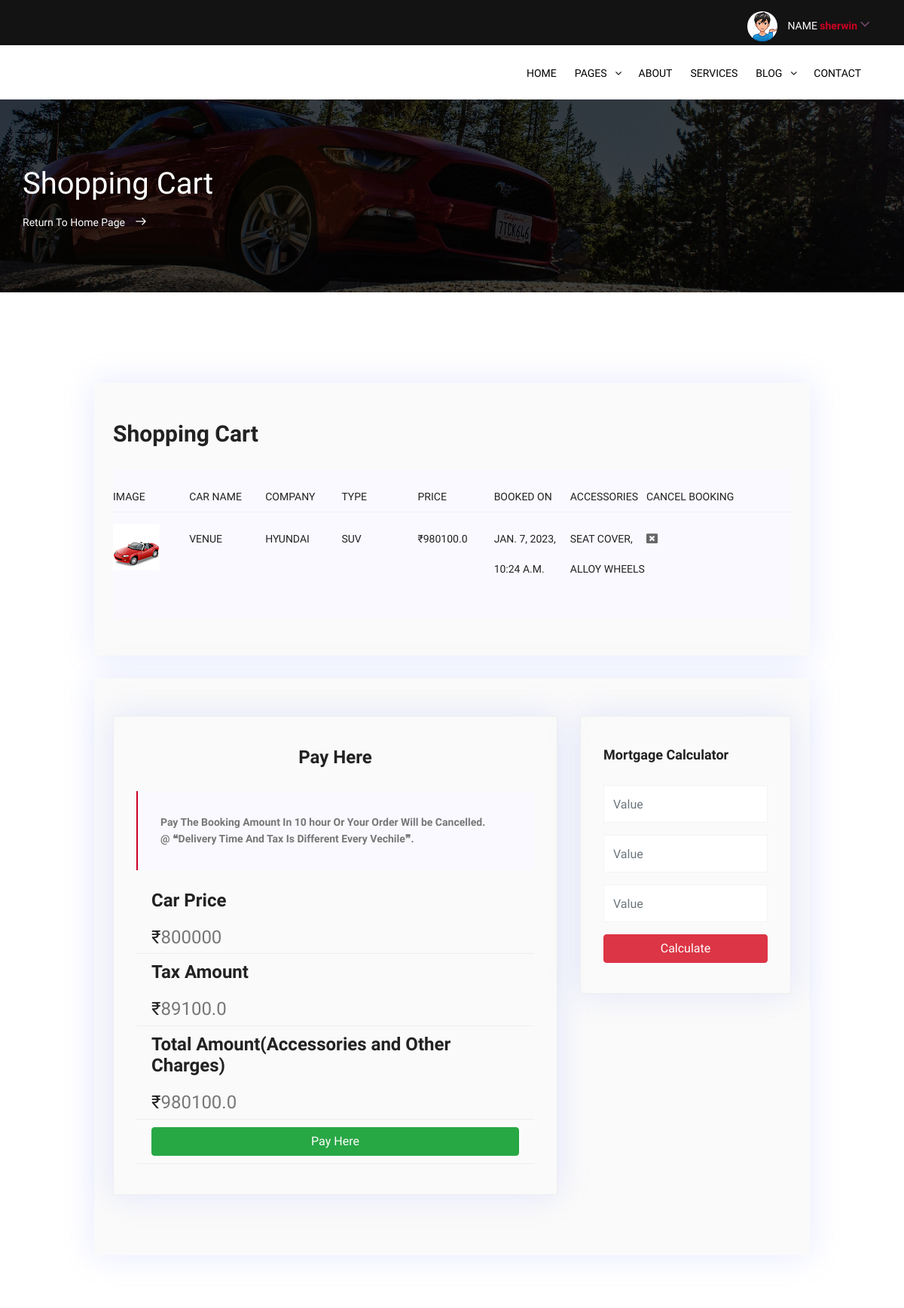
Page /cars/shopping_cart/ (signed in, upper part) on the earlier database version.
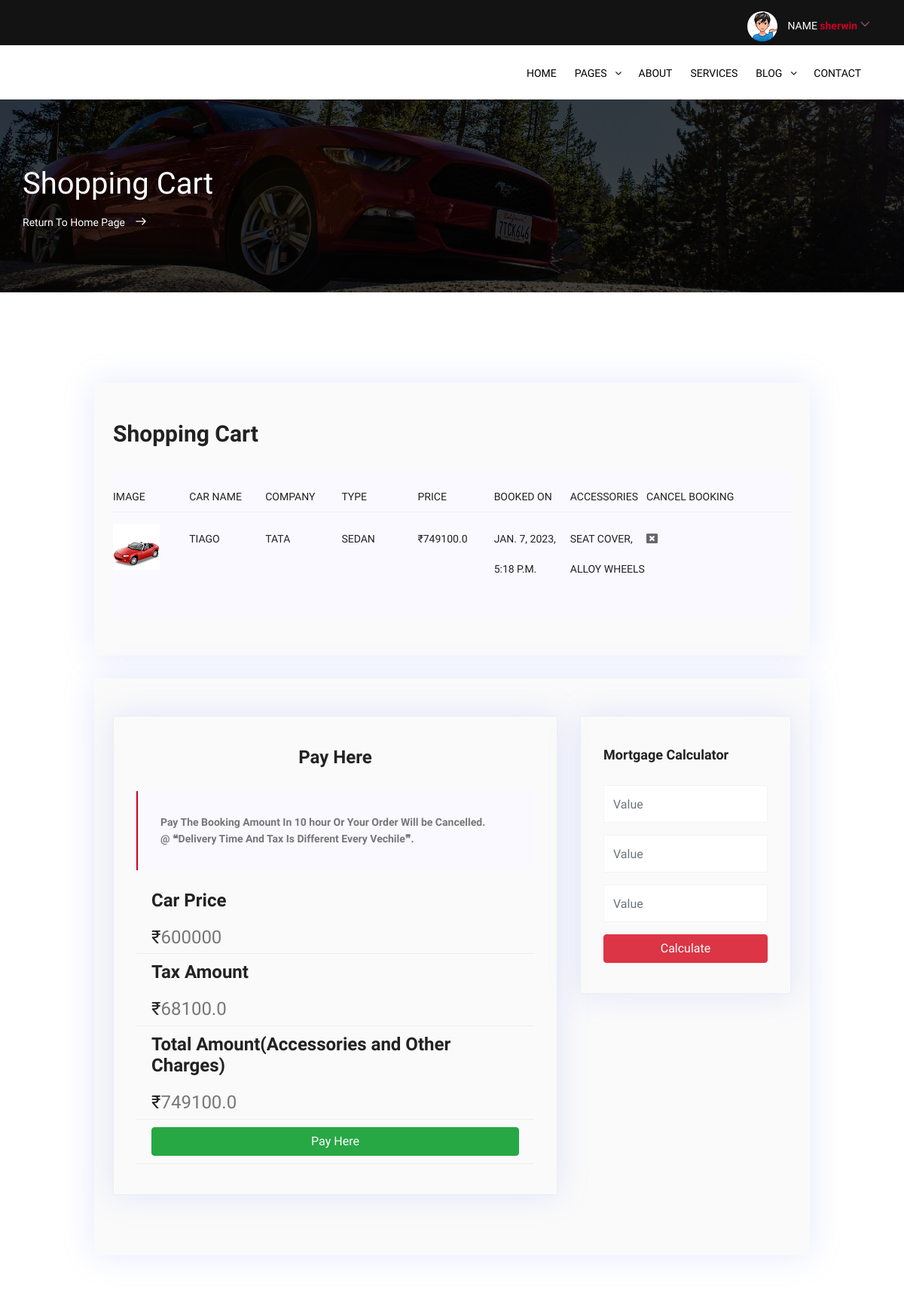
Same page on the later database version.
### cars/models.py (models this page shows)
class Order(models.Model):
    class Meta:
        db_table = 'CUSTOMER ORDER DETAILS'
        verbose_name = "Customer Orders"
        verbose_name_plural = "Customer Booking"
    id = models.BigAutoField(
        primary_key= True,
    )
    Address = models.CharField(default=None,null=True,blank=True,max_length=255,verbose_name="House Address Of Customer")
    LicenceIDNumber = models.CharField(default=None,null=True,blank=True,max_length=255,verbose_name="Licence ID Number Of Customer")
    Pincode = models.IntegerField(verbose_name="Pincode Of Customer")
    ContactNumber = models.CharField(default=None,null=True,blank=True,max_length=255,verbose_name="Contact Number Of Customer")
    application_code = models.UUIDField(default = uuid.uuid4,editable = False,verbose_name="Application Id Of Order")
    State = models.CharField(default=None,null=True,blank=True,max_length=255,verbose_name="State")
    City = models.CharField(default=None,null=True,blank=True,max_length=255,verbose_name="City")
    customerid = models.ForeignKey(User ,default=None,on_delete=models.CASCADE,verbose_name="Customer")
    carnameid = models.ForeignKey(DETAILS,on_delete=models.CASCADE,verbose_name="Car Name")
    Date_of_booking = models.DateTimeField(auto_now_add=True,verbose_name="Date Of Booking")
    Accessorieslist = models.TextField(default=None,null=True,verbose_name="Accessories Added")
    tax = models.FloatField(default=None,null=True,verbose_name="Tax Total")
    total = models.FloatField(default=None,null=True,verbose_name="Sum Total Of Car")

class DETAILS(models.Model):
    class Meta:
        db_table = 'CAR DETAILS'
        verbose_name = "Vechile Information"
        verbose_name_plural = "CAR DETAILS"
    id = models.BigAutoField(
        primary_key= True,
    )
    car_name = models.CharField(
        max_length=255,
        verbose_name="Car Name"
        )
    car_type = models.ForeignKey(
        TYPE,on_delete=models.CASCADE,
        verbose_name="Car Type"
        )
    car_company = models.ForeignKey(
        COMPANY,on_delete=models.CASCADE,
        verbose_name="Car Company"
        )
    stock = models.IntegerField(
        verbose_name="Stock Avaliable"
        )
    price = models.IntegerField(
        verbose_name="Price Of Car"
        )
    fuel_efficiency = models.CharField(
        max_length=255,
        verbose_name="Mileage In Kilometers"
        )
    fuel_tank_capacity = models.CharField(
        max_length=255,
        verbose_name="Fuel Tank Capacity In Liter"
        )
    front_suspension = models.CharField(
        max_length=255,
        verbose_name="Suspension Type Front"
        )
    rear_suspension = models.CharField(
        max_length=255,
        verbose_name="Suspension Type Rear"
        )
    tyre_size = models.IntegerField(
        verbose_name="Tyre Size"
        )
    front_brake = models.CharField(
        max_length=255,
        verbose_name="Front Brake Type"
        )
    rear_brake = models.CharField(
        max_length=255,
        verbose_name="Rear Brake Type"
        )
    ground_clearance = models.CharField(
        max_length=255,
        verbose_name="Ground Clearance In mm"
        )
    seating_capacity = models.IntegerField(
        verbose_name="Total Seat"
        )
    boot_capacity = models.IntegerField(
        verbose_name="Capacity Of Boot Space In Liter"
        )
    max_torque = models.IntegerField(
        verbose_name="Max Torque"
        )
    tra = models.TextChoices(
        'tra', 'Manual Automatic',
        )
    trasmission = models.CharField(
        default=None,
        choices=tra.choices,
        null=True,blank=True,
        max_length=255,
        verbose_name="Type Of Trasmission"
        )
    cylinders = models.IntegerField(
        verbose_name="Max Number Of Cylinders"
        )
    engine_cc = models.IntegerField(
        verbose_name="Engine CC Of Car"
        )
    image1 = models.ImageField(
        upload_to="image/media/",
        blank=True,
        null=True,
        verbose_name="Exterior Image Of Car"
        )
    image2 = models.ImageField(
        upload_to="image/media/",
        blank=True,
        null=True,
        verbose_name="Interior Image Of Car"
        )
    image3 = models.ImageField(
        upload_to="image/media/",
        blank=True,
        null=True,
        verbose_name="Total Look"
        )
    fuel = models.TextChoices('fuel',
        'PETROL DIESEL ELETRIC',
    )
    fuel_type = models.CharField(
        default=None,
        choices=fuel.choices,
        null=True,
        blank=True,
        max_length=255,
        verbose_name="What Type Of Energy Using (Fuel TYPE)"
        )
    def __str__(self):
        return self.car_name

### cars/views.py (the view)
# urls.py: path('shopping_cart/', views.shopping_cart, name='shopping_cart'),
def shopping_cart(request):
    if 'username' in request.session:
        customer = Order.objects.filter(customerid=request.user)
        if not customer:
            return render(request,'trail3.html')
        else:
            carnameid = customer[0].carnameid
            car_company = DETAILS.objects.filter(car_name=carnameid).values('car_company')
            car_company_name = COMPANY.objects.filter(pk=car_company[0].get("car_company")).values('name')
            carscompanynames = car_company_name[0].get("name")
            car_type = DETAILS.objects.filter(car_name=carnameid).values('car_type')
            car_type_name = TYPE.objects.filter(pk=car_type[0].get("car_type")).values('name')
            cartypenames = car_type_name[0].get("name")
            price = DETAILS.objects.filter(car_name=carnameid).values('price')
            priceof = price[0].get("price")
            ass_list = ast.literal_eval(customer[0].Accessorieslist)
            a =''
            for i in list(ass_list):
                accssdetail = AdditionalAccessories.objects.get(pk=int(i))
                a +=accssdetail.Product+', '
            a = a[:-2]
            return render(request,'shopping_cart.html',{'customer':customer,'carscompanynames':carscompanynames,'cartypenames':cartypenames,'a':a,'priceof':priceof})
    return redirect('signin')

### cars/templates/shopping_cart.html (shortened to what this page needs)
{% load static %}
<!DOCTYPE html>
<html lang="en">
<head>
        <link rel="stylesheet" href="{% static 'css/linearicons.css' %}">
        <link rel="stylesheet" href="{% static 'css/font-awesome.min.css' %}">
        <link rel="stylesheet" href="{% static 'css/bootstrap.css' %}">
        <link rel="stylesheet" href="{% static 'css/magnific-popup.css' %}">
        <link rel="stylesheet" href="{% static 'css/nice-select.css' %}">
        <link rel="stylesheet" href="{% static 'css/animate.min.css' %}">
        <link rel="stylesheet" href="{% static 'css/owl.carousel.css' %}">
        <link rel="stylesheet" href="{% static 'css/main.css' %}">
    </head>
    <body>
          <header id="header">
              <div class="header-top bg-1">
                <div class="container">
                    <div class="row">
                        <div class="col-md-7 col-xs-12 hide_column">
                        </div>
                        <div class="col-lg-5 col-md-12 col-xs-12">
                            <div class="header-top-right text-right">
                                <ul class="account">
                                    <li>
                                        <a href="#">
                                            <img src="{% static 'img/boogyman.png' %}" alt="">
                                            NAME  <span> {{user.first_name}}
                                            <i class="fa fa-angle-down"></i></span>
                                        </a>
                                    </li>
                                </ul>
                            </div>
                        </div>
                    </div>
                </div>
            </div>
            <div class="header-bottom">
                <div class="container">
                    <div class="row align-items-center d-flex">
                        <div class="col-lg-2 col-md-2">
                            <div id="logo">
                            </div>
                        </div>
                           <div class="col-lg-10 col-md-2">
                          <nav id="nav-menu-container">
                            <ul class="nav-menu float-right">
                              <li class="menu-has-children"><a href="{% url 'index' %}">Home</a>
                              </li>
                              <li class="menu-has-children"><a href="">Pages</a>
                              </li>
                              <li class="menu-has-children"><a href="about_us.html">About</a>
                              </li>
                              <li class="menu-has-children"><a href="services.html">Services</a>
                              </li>
                              <li class="menu-has-children"><a href="blog_home.html">Blog</a>
                              </li>
                              <li class="menu-has-children"><a href="contact.html">Contact</a></li>
                            </ul>
                          </nav>
                      </div>
                    </div>
                </div>
            </div>
          </header>
        <section class="banner-area relative" id="home">
            <div class="overlay overlay-bg"></div>
            <div class="container">
                <div class="row d-flex align-items-center justify-content-center">
                    <div class="about-content col-lg-12">
                        <h1 class="text-white">
                            Shopping Cart
                        </h1>
                        <p class="text-white link-nav mt-3"><a href="{% url 'index' %}">Return To Home Page </a>  <span class="lnr lnr-arrow-right"></span></p>
                    </div>
                </div>
            </div>
        </section>
        <section class="cart_area mb-30 pt-120">
            <div class="container">
                <div class="row d-flex justify-content-center">
                    <div class="cart_content col-lg-10">
                        <div class="cart-top-border">
                            <h2 class="mb-30">Shopping Cart</h2>
                            {% if Order %}
                            <h3 class="generic-blockquote mt-3">{{a}} <i class="fa fa-frown-o" aria-hidden="true"></i></h3>
                            {% else %}
                            {% for Order in customer %}
                            <div class="progress-table-wrap">
                                <div class="progress-table">
                                    <div class="table-head">
                                        <div class="image">Image</div>
                                        <div class="image">Car Name</div>
                                        <div class="image">Company</div>
                                        <div class="image">Type</div>
                                        <div class="image">Price</div>
                                        <div class="image">Booked On</div>
                                        <div class="image">Accessories</div>
                                        <div class="product-details">Cancel Booking</div>
                                    </div>
                                    <div class="table-row">
                                        <div class="image"> <img src="{% static 'img/shopping-cart1.jpg' %}" alt="flag"></div>
                                        <div class="image">{{Order.carnameid}}</div>
                                        <div class="image">{{carscompanynames}}</div>
                                        <div class="image">{{cartypenames}}</div>
                                        <div class="image">₹{{Order.total}}</div>
                                        <div class="image">{{Order.Date_of_booking}}</div>
                                        <div class="image">{{a}}</div>
                                        <div class="product-details"><a href="{% url 'cancelorder' oid=Order.id %}"><i class="fa fa-window-close" aria-hidden="true" style="font-size:15px;"></i></a></div>
                                    </div>
                                </div>
                            </div>
                            {% endfor %}
                            {% endif %}
                        </div>
                    </div>
                </div>
            </div>
        </section>
        <section class="blog-posts-area pb-120">
            <div class="container">
                <div class="row d-flex justify-content-center">
                    <div class="cart_content col-lg-10">
                        <div class="row">
                            <div class="col-lg-8 post-list blog-post-list">
                                <div class="single-widget category-widget">
                                    <h3 class="title text-center">Pay Here</h3>
                                    <blockquote class="generic-blockquote mt-3" style="font-weight: bold;">
                                        Pay The Booking Amount In 10 hour Or Your Order Will be Cancelled. @ ❝Delivery Time And Tax Is Different Every Vechile❞.
                                    </blockquote>
                                    <ul>
                                        <li style="font-size: x-large;"><h3>Car Price</h3><br><span>₹</span>{{priceof}}</li>
                                        {% for Order in customer %}
                                        <li style="font-size: x-large;"><h3>Tax Amount</h3><br><span>₹</span>{{Order.tax}}</li>
                                        <li style="font-size: x-large;"><h3>Total Amount(Accessories and Other Charges)</h3><br><span>₹</span>{{Order.total}}</li>
                                        {% endfor %}
                                        <li><button class="btn btn-success btn-block">Pay Here</button></li>
                                    </ul>
                                </div>
                            </div>
                            <div class="col-lg-4 sidebar">
                                <div class="single-widget search-widget mb-0">
                                    <h4 class="title">Mortgage Calculator</h4>
                                    <input type="text" placeholder="Value" class="mb-3 form-control">
                                    <input type="text" placeholder="Value" class="mb-3 form-control">
                                    <input type="text" placeholder="Value" class="mb-3 form-control">
                                    <button type="submit" class="btn-block btn btn-danger">Calculate</button>
                                </div>
                            </div>
                        </div>
                    </div>
                </div>
            </div>
        </section>
    </body>
</html>

Differences in the rows shown:
removed Order: carnameid "VENUE", carscompanynames "HYUNDAI", cartypenames "SUV", total "980100.0", Date_of_booking "JAN. 7, 2023, 10:24 A.M.", a "SEAT COVER, ALLOY WHEELS", tax "89100.0"
added Order: carnameid "TIAGO", carscompanynames "TATA", cartypenames "SEDAN", total "749100.0", Date_of_booking "JAN. 7, 2023, 5:18 P.M.", a "SEAT COVER, ALLOY WHEELS", tax "68100.0"
Other differences:
{{ priceof }}: "800000" → "600000"
